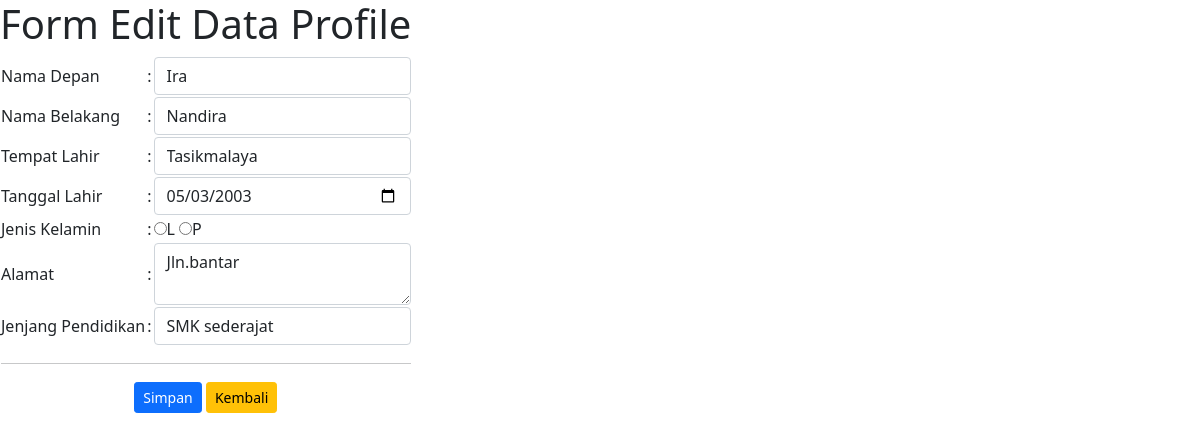
The app's page /index.php/Profile/update_data/2 with its own data.
### tables this page shows
CREATE TABLE `tbl_profile` (
  `id` int(11) NOT NULL,
  `nama_depan` varchar(100) NOT NULL,
  `nama_belakang` varchar(100) NOT NULL,
  `tempat_lahir` varchar(100) NOT NULL,
  `tanggal_lahir` date NOT NULL,
  `jenis_kelamin` varchar(5) NOT NULL,
  `alamat` text NOT NULL,
  `jenjang_pendidikan` varchar(50) NOT NULL
);

### application/controllers/Profile.php (called while the page is built, shortened)
<?php
    class Profile extends CI_controller{
        function update_data($id)
        {
            $this->load->model('M_profile');
            $data['profile'] = $this->M_profile->get_data_by_id($id)->row_array();
            $this->load->view('update_data_profile_v',$data);
        }
    }
?>

### index.php (called while the page is built, shortened)
<?php
require_once BASEPATH.'core/CodeIgniter.php';

### application/models/M_profile.php (called while the page is built, shortened)
<?php
    class M_profile extends CI_Model{
        function get_data_by_id($id){
            $this->db->where('id', $id);
            return $this->db->get('tbl_profile');
        }
    }
?>

### application/views/update_data_profile_v.php (the view, shortened to what this page needs)
<!DOCTYPE html>
<html lang="en">
<head>
    <link href="https://cdn.jsdelivr.net/npm/bootstrap@5.0.2/dist/css/bootstrap.min.css" rel="stylesheet"
>
</head>
<body>
    <h1>Form Edit Data Profile</h1>
    <form action="<?=base_url('Profile/action_update_data') ?>" method="post">
        <table>
            <tr>
                <td>Nama Depan</td>
                <td>:</td>
                <td>
                    <input type="text"   name="nama_depan" class="form-control" value="<?= $profile['nama_depan']?>">
                </td>
            </tr>
            <tr>
                <td>Nama Belakang</td>
                <td>:</td>
                <td><input type="text" name="nama_belakang" class="form-control"  value="<?= $profile['nama_belakang']?>" ></td>
            </tr>
            <tr>
                <td>Tempat Lahir</td>
                <td>:</td>
                <td><input type="text" name="tempat_lahir" class="form-control"  value="<?= $profile['tempat_lahir']?>" ></td>
            </tr>
            <tr>
                <td>Tanggal Lahir</td>
                <td>:</td>
                <td><input type="date" name="tanggal_lahir" class="form-control"  value="<?= $profile['tanggal_lahir']?>"></td>
            </tr>
            <tr>
                <td>Jenis Kelamin</td>
                <td>:</td>
                <td>
                    <input type="radio" name="jenis_kelamin" value="L">L
                    <input type="radio" name="jenis_kelamin" value="P">P
                </td>
            </tr>
            <tr>
                <td>Alamat</td>
                <td>:</td>
                <td><textarea type="text" name="alamat" class="form-control"><?= $profile['alamat']?></textarea></td>
            </tr>
            <tr>
                <td>Jenjang Pendidikan</td>
                <td>:</td>
                <td>
                    <select name="jenjang_pendidikan" id="" class="form-control">
                        <option value="SMK">SMK sederajat</option>
                    </select>
                </td>
            </tr>
            <tr>
                <td colspan="3"><hr></td>
            </tr>
            <tr>
                <td colspan="3" class="text-center">
                    <button type="submit" class="btn btn-sm btn-primary">Simpan</button>
                    <a href="" class="btn btn-sm btn-warning">Kembali</a>
                </td>
            </tr>
        </table>
    </form>
</body>
</html>

### records on screen
tbl_profile: nama_depan "Ira", nama_belakang "Nandira", tempat_lahir "Tasikmalaya", tanggal_lahir "05/03/2003", alamat "Jln.bantar"
